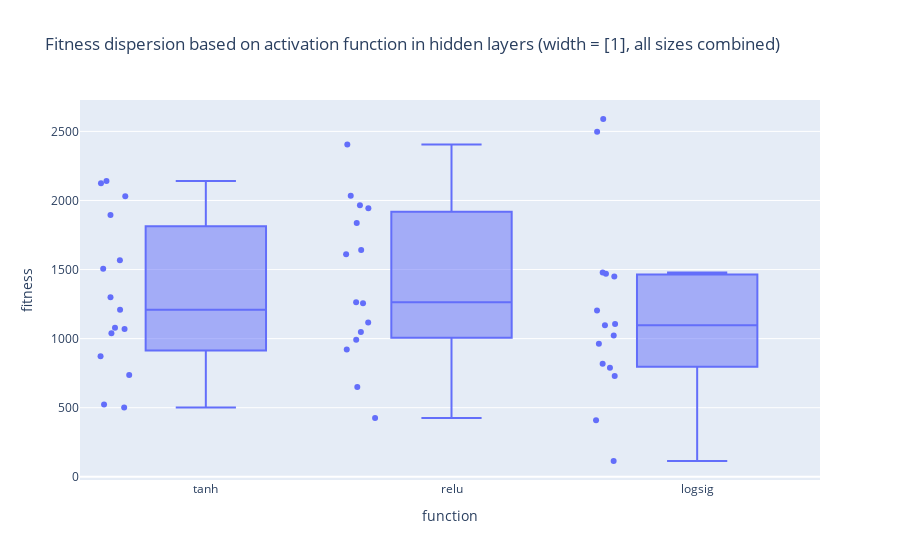

The code cell stored with this chart in its notebook:
### Code cell
fig = px.box(df, y="fitness", x="function", points="all", orientation='v',
             title="Fitness dispersion based on activation function in hidden layers ({} = {}, all sizes combined)".format(label, width[0] if use_depth else depth))
fig.show()

### Figure 1 — Plotly figure (JSON) as saved in the notebook; plotly's stock layout.template omitted (floating-point values rounded to 4 significant figures)
{"data": [{"alignmentgroup": "True", "boxpoints": "all", "hovertemplate": "function=%{x}<br>fitness=%{y}<extra></extra>", "legendgroup": "", "marker": {"color": "#636efa"}, "name": "", "notched": false, "offsetgroup": "", "orientation": "v", "showlegend": false, "type": "box", "x": ["tanh", "tanh", "tanh", "tanh", "tanh", "tanh", "tanh", "tanh", "tanh", "tanh", "tanh", "tanh", "tanh", "tanh", "tanh", "relu", "relu", "relu", "relu", "relu", "relu", "relu", "relu", "relu", "relu", "relu", "relu", "relu", "relu", "relu", "logsig", "logsig", "logsig", "logsig", "logsig", "logsig", "logsig", "logsig", "logsig", "logsig", "logsig", "logsig", "logsig", "logsig", "logsig"], "x0": " ", "xaxis": "x", "y": [1505.0, 2140.0, 1894.0, 2031.0, 2124.0, 1070.0, 872.3, 502.1, 737.5, 1039.0, 1079.0, 1568.0, 1300.0, 523.9, 1209.0, 1945.0, 2406.0, 1610.0, 1966.0, 1642.0, 2034.0, 1048.0, 920.5, 1838.0, 1263.0, 1117.0, 992.2, 425.3, 649.8, 1256.0, 1478.0, 1023.0, 962.7, 1470.0, 2497.0, 1449.0, 818.0, 1105.0, 730.0, 2590.0, 1098.0, 1203.0, 788.7, 409.0, 114.2], "y0": " ", "yaxis": "y"}], "layout": {"boxmode": "group", "legend": {"tracegroupgap": 0}, "title": {"text": "Fitness dispersion based on activation function in hidden layers (width = [1], all sizes combined)"}, "xaxis": {"anchor": "y", "domain": [0, 1], "title": {"text": "function"}}, "yaxis": {"anchor": "x", "domain": [0, 1], "title": {"text": "fitness"}}}}
